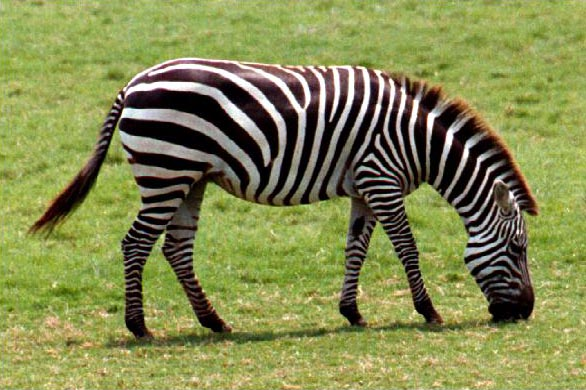
#> input picture zebra.png, 586 x 390 px
$ jupyter execute --allow-errors DRAW_LINE_ON_IMAGE.ipynb
#> lines starting #> are read from the running program, lines starting #| are printed output that depends on the picture
[cell 1]
#UPLOAD IMAGE
from google.colab import files
uploaded = files.upload()
#> the answer given: zebra.png

[cell 2]
import numpy as np
import cv2
import matplotlib.pyplot as plt

[cell 3]
img = cv2.imread('zebra.png')
#> img is the input picture: shape (390, 586, 3); mean B, G, R 80.4, 138.3, 132.4
img=cv2.cvtColor(img, cv2.COLOR_BGR2RGB)
plt.imshow(img)
#> (the rest of this cell did not finish here and is left out)

[cell 4]
plt.imshow(img)
plt.plot([500,100],[350,50],'r',linewidth=20) #500,100 on x-axis end = 500, start 100   AND ON Y-AXIS 350 ad other point on 50 AND r, c is COLORS AND 10 width of line
plt.grid(0)
plt.show()
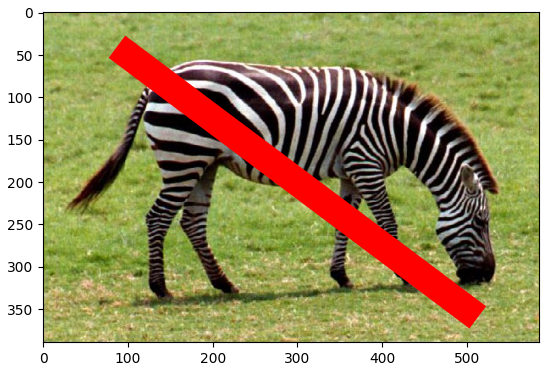
#> figure drawn by matplotlib, 1 panel
